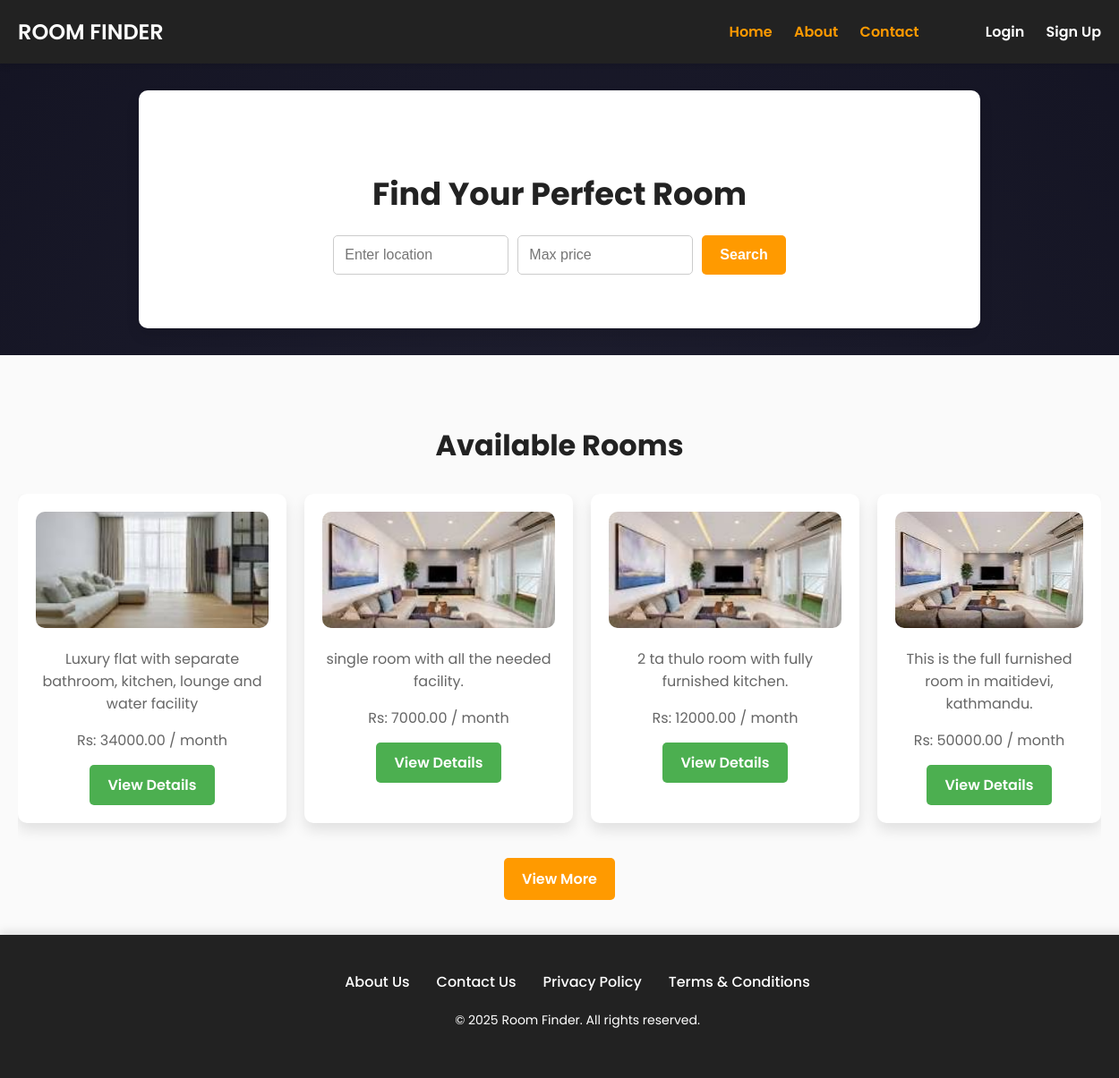
The page / on the database its author committed.
### Landlord/models.py (models this page shows, shortened)
class Room(models.Model):
    ROOM_TYPE = [
        ('Single', 'Single'),
        ('Double', 'Double'),
        ('Flat', 'Flat'),
    ]
    owner = models.ForeignKey(User, on_delete=models.CASCADE, null=True)
    title = models.CharField(max_length=255)
    price = models.DecimalField(max_digits=10, decimal_places=2)
    location = models.CharField(max_length=255)
    description = models.TextField()
    room_type = models.CharField(choices=ROOM_TYPE, max_length=10, null=True, default="Single")
    is_available = models.BooleanField(default=True)
    image = models.ManyToManyField('RoomImage', related_name='rooms')

class RoomImage(models.Model):
    room = models.ForeignKey(Room, on_delete=models.CASCADE, related_name='images')
    image = models.ImageField(upload_to='room_images/')

### ROOM_FINDER/views.py (the view)
# urls.py: path('', homepage, name='homepage'),
def homepage(request):
    room_list = Room.objects.all()
    paginator = Paginator(room_list, 4)  # Show 8 rooms per page
    page = request.GET.get('page', 1)  # Get current page number from URL, default is 1
    try:
        rooms = paginator.page(page)
    except PageNotAnInteger:
        rooms = paginator.page(1)  # If page is not an integer, show first page
    except EmptyPage:
        rooms = paginator.page(paginator.num_pages)  # If page is out of range, show last page
    if rooms.number == paginator.num_pages and rooms.has_previous():
        next_page = None  # No next page
    else:
        next_page = rooms.next_page_number() if rooms.has_next() else None
    return render(request, 'homepage.html', {'rooms': rooms, 'next_page': next_page})

### ROOM_FINDER/templates/homepage.html (shortened to what this page needs)
<!DOCTYPE html>
<html lang="en">
<head>
    {% load static %}
</head>
<body>
    <header>
        <a href="{% url 'homepage' %}" class="logo">
        <h1 class="logo">ROOM FINDER</h1>
        </a>
        <div class="navbar">
            <a href="{% url "homepage" %}">Home</a>
            <a href="{% url "about" %}">About</a>
            <a href="{% url "contact" %}">Contact</a>
            <a href="/login_as" style="color:white; margin-left:70px;">Login</a>
            <a href="/signup_as" style="color:white">Sign Up</a>
        </div>
    </header>
    <section class="search">
        <h1>Find Your Perfect Room</h1>
        <form action="/search" method="GET">
            <input type="text" name="location" placeholder="Enter location" required>
            <input type="number" name="max_price" placeholder="Max price" required>
            <button type="submit">Search</button>
        </form>
    </section>
    <section class="rooms">
        <h2>Available Rooms</h2>
        <div class="room-cards">
            {% for room in rooms %}
            <div class="room-card">
                {% with room.images.all|first as first_image %}
                    {% if first_image %}
                        <img src="{{ first_image.image.url }}" alt="{{ room.name }}">
                    {% else %}
                        <img src="{% static 'images/default-room.jpg' %}" alt="No Image Available">
                    {% endif %}
                {% endwith %}
            <p>{{ room.description }}</p>
                <p>Rs: {{ room.price }} / month</p>
                <a href="/room/{{ room.id }}">View Details</a>
            </div>
            {% endfor %}
        </div>
        {% if rooms.has_next %}
            <div class="view-more-container">
                <a href="?page={{ rooms.next_page_number }}" class="view-more-btn">View More</a>
            </div>
        {% endif %}
    </section>
    <footer>
        <div class="container">
            <div class="footer-links">
                <a href="{% url 'about' %}">About Us</a>
                <a href="{% url 'contact' %}">Contact Us</a>
                <a>Privacy Policy</a>
                <a>Terms & Conditions</a>
            </div>
            <div class="footer-copy">
                <p>&copy; 2025 Room Finder. All rights reserved.</p>
            </div>
        </div>
    </footer>
</body>
</html>

### ROOM_FINDER/templates/homepage.html (style rules this page uses)
body { font-family: 'Poppins', sans-serif; margin: 0; padding: 0; background: radial-gradient(circle, #1e1e2f, #141423); color: #333;rent }
a { text-decoration: none; color: inherit; }
header { background: #222; color: #fff; padding: 2px 20px; display: flex; justify-content: space-between; align-items: center; box-shadow: 0 4px 6px rgba(0, 0, 0, 0.1); }
header .logo { font-size: 1.5rem; font-weight: 600; }
.navbar a { font-size: 1rem; color: #ff9a00; margin-left: 20px; font-weight: 600; transition: color 0.3s ease; }
.search { text-align: center; padding: 60px 20px; background: #fff; margin: 30px auto; border-radius: 10px; max-width: 900px; box-shadow: 0 8px 15px rgba(0, 0, 0, 0.1); }
.search h1 { font-size: 2.2rem; color: #222; margin-bottom: 20px; }
.search form { display: flex; justify-content: center; gap: 10px; }
.search input { padding: 12px; border: 1px solid #ccc; border-radius: 5px; width: 170px; font-size: 1rem; }
.search button { padding: 12px 20px; background: #ff9a00; color: #fff; border: none; border-radius: 5px; font-size: 1rem; font-weight: 600; cursor: pointer; transition: background 0.3s ease; }
.rooms { padding: 50px 20px; background: #fafafa; }
.rooms h2 { text-align: center; font-size: 2rem; color: #222; margin-bottom: 30px; }
.room-cards { display: grid; grid-template-columns: repeat(auto-fit, minmax(300px, 1fr)); gap: 20px; width: 100%; justify-items: center; grid-auto-flow: column; overflow-x: auto; padding-bottom: 20px; }
.room-card { background: #fff; border-radius: 10px; box-shadow: 0 8px 15px rgba(0, 0, 0, 0.1); text-align: center; padding: 20px; transition: transform 0.3s ease, box-shadow 0.3s ease; }
.room-card img { width: 100%; height: 130px; border-radius: 10px; object-fit: cover; margin-bottom: 10px; display: block; }
.room-card p { font-size: 1rem; color: #666; margin-bottom: 15px; }
.room-card a { display: inline-block; padding: 10px 20px; background: #4CAF50; color: #fff; border-radius: 5px; font-size: 1rem; font-weight: 600; transition: background 0.3s ease; }
footer { background: #222; color: #fff; text-align: center; padding: 40px 20px; position: relative; width: 100%; bottom: 0; box-shadow: 0 -4px 10px rgba(0, 0, 0, 0.1); }
.container { max-width: 1200px; margin: 0 auto; padding: 0 20px; }
.footer-links { display: flex; justify-content: center; gap: 30px; margin-bottom: 20px; }
.footer-links a { color: #fff; text-decoration: none; font-size: 16px; font-weight: 500; transition: color 0.3s ease; }
.footer-copy p { font-size: 14px; margin-top: 20px; }
.view-more-container { text-align: center; margin-top: 30px; }
.view-more-btn { padding: 12px 20px; background: #ff9a00; color: #fff; font-weight: 600; border-radius: 5px; font-size: 1rem; cursor: pointer; text-decoration: none; transition: background 0.3s ease; }

### rows shown on the page
Room: image (picture), description "Luxury flat with separate bathroom, kitchen, lounge and water facility", price "34000.00"
Room: image (picture), description "single room with all the needed facility.", price "7000.00"
Room: image (picture), description "2 ta thulo room with fully furnished kitchen.", price "12000.00"
Room: image (picture), description "This is the full furnished room in maitidevi, kathmandu.", price "50000.00"
